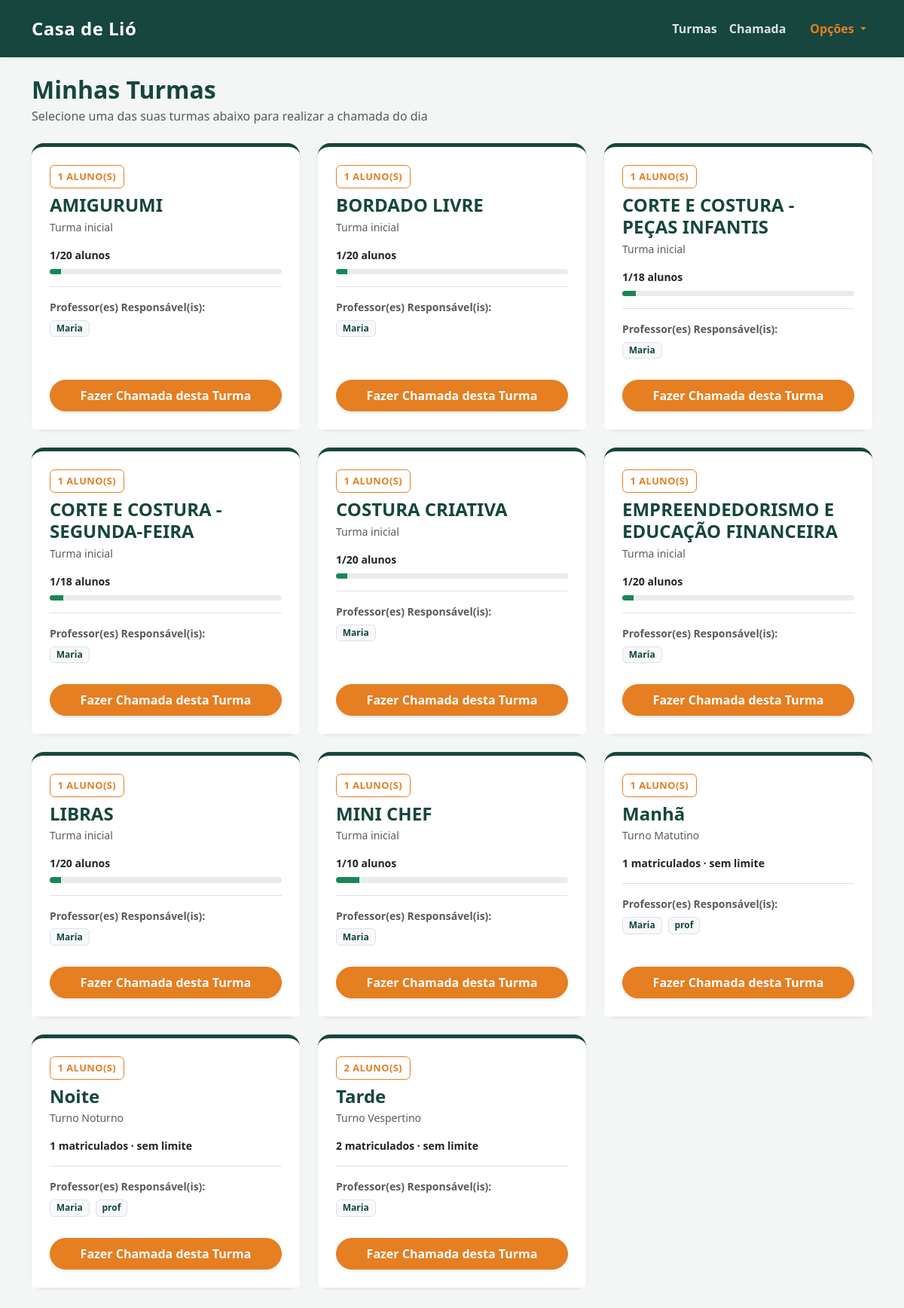
The app's page /turmas (signed in) with its own data.
### tables this page shows
CREATE TABLE turmas (
            id INTEGER PRIMARY KEY AUTOINCREMENT,
            nome TEXT UNIQUE NOT NULL,
            descricao TEXT
        , limite_alunos INTEGER);

CREATE TABLE usuarios (
        id INTEGER PRIMARY KEY AUTOINCREMENT,
        login TEXT UNIQUE NOT NULL,
        senha TEXT NOT NULL,
        perfil TEXT NOT NULL
    );

### app.py (the view)
@app.get("/turmas", response_class=HTMLResponse)
async def tela_turmas(request: Request, sucesso: str = None, erro: str = None):
    usuario = obter_usuario_atual(request)
    if not usuario:
        return RedirectResponse(url="/login", status_code=303)
    conexao = pegar_conexao()
    turmas_permitidas = obter_turmas_permitidas(conexao, usuario)
    todas_turmas_db = conexao.execute('''
        SELECT t.id, t.nome, t.descricao, t.limite_alunos,
               (SELECT COUNT(*) FROM alunos a WHERE a.turma = t.nome) as total_alunos
        FROM turmas t
        ORDER BY t.nome ASC
    ''').fetchall()
    lista_turmas = []
    for t in todas_turmas_db:
        if usuario['perfil'] != 'coordenacao' and t['nome'] not in turmas_permitidas:
            continue
        profs_t = conexao.execute('''
            SELECT u.id, u.login
            FROM professor_turmas pt
            JOIN usuarios u ON pt.usuario_id = u.id
            WHERE pt.turma_nome = ?
            ORDER BY u.login ASC
        ''', (t['nome'],)).fetchall()
        lista_turmas.append({
            "id": t['id'],
            "nome": t['nome'],
            "descricao": t['descricao'] or "Curso / Turma Ativa",
            "total_alunos": t['total_alunos'],
            "limite_alunos": t['limite_alunos'],
            "ocupacao_percentual": min(100, round(t['total_alunos'] * 100 / t['limite_alunos'])) if t['limite_alunos'] else 0,
            "lotada": t['limite_alunos'] is not None and t['total_alunos'] >= t['limite_alunos'],
            "professores": [p['login'] for p in profs_t],
            "professores_ids": [p['id'] for p in profs_t]
        })
    professores_sistema = []
    if usuario['perfil'] == 'coordenacao':
        profs_db = conexao.execute("SELECT id, login FROM usuarios WHERE perfil = 'professor' ORDER BY login ASC").fetchall()
        for p in profs_db:
            pt_rows = conexao.execute("SELECT turma_nome FROM professor_turmas WHERE usuario_id = ? ORDER BY turma_nome ASC", (p['id'],)).fetchall()
            professores_sistema.append({
                "id": p['id'],
                "login": p['login'],
                "turmas": [r['turma_nome'] for r in pt_rows]
            })
    conexao.close()
    return templates.TemplateResponse(
        request=request,
        name="turmas.html",
        context={
            "turmas": lista_turmas,
            "professores": professores_sistema,
            "usuario_atual": usuario,
            "sucesso": sucesso,
            "erro": erro
        }
    )

### templates/turmas.html (shortened to what this page needs)
{% extends 'base.html' %}
{% block conteudo %}
<div class="row mb-4 align-items-center">
    <div class="col-md-8">
        {% if request.session.get('perfil') == 'coordenacao' %}
            <h2 class="text-primary fw-bold mb-1">Gestão de Turmas & Cursos</h2>
            <p class="text-muted mb-0">Cadastre novos cursos, vincule os professores responsáveis e acesse a chamada de cada turma</p>
        {% else %}
            <h2 class="text-primary fw-bold mb-1">Minhas Turmas</h2>
            <p class="text-muted mb-0">Selecione uma das suas turmas abaixo para realizar a chamada do dia</p>
        {% endif %}
    </div>
</div>
<div class="row mb-5">
    {% if turmas %}
        {% for t in turmas %}
        <div class="col-md-6 col-lg-4 mb-4">
            <div class="card shadow-sm border-0 h-100 d-flex flex-column justify-content-between" style="border-radius: 1.2rem; border-top: 5px solid var(--verde-adra) !important;">
                <div class="card-body p-4">
                    <div class="d-flex justify-content-between align-items-start mb-2">
                        <span class="badge-institucional">{{ t['total_alunos'] }} aluno(s)</span>
                    </div>
                    <h4 class="fw-bold text-primary mt-2 mb-1">{{ t['nome'] }}</h4>
                    <p class="text-muted small mb-3">{{ t['descricao'] }}</p>
                    <div class="capacity-summary mb-3">
                        <div class="d-flex justify-content-between align-items-center gap-2 mb-2">
                            <span class="small fw-semibold text-dark">
                                {% if t['limite_alunos'] is none %}{{ t['total_alunos'] }} matriculados · sem limite{% else %}{{ t['total_alunos'] }}/{{ t['limite_alunos'] }} alunos{% endif %}
                            </span>
                        </div>
                        {% if t['limite_alunos'] is not none %}
                        <div class="progress" role="progressbar" aria-label="Ocupação da turma {{ t['nome'] }}" aria-valuenow="{{ t['total_alunos'] }}" aria-valuemin="0" aria-valuemax="{{ t['limite_alunos'] }}" style="height: .45rem;">
                            <div class="progress-bar {% if t['lotada'] %}bg-danger{% else %}bg-success{% endif %}" style="width: {{ t['ocupacao_percentual'] }}%"></div>
                        </div>
                        {% endif %}
                    </div>
                    <div class="mt-3 pt-3 border-top">
                        <small class="text-muted fw-semibold d-block mb-1">Professor(es) Responsável(is):</small>
                        {% if t['professores'] %}
                            {% for prof_login in t['professores'] %}
                                <span class="badge bg-light text-primary border me-1 mb-1"> {{ prof_login }}</span>
                            {% endfor %}
                        {% else %}
                            <span class="badge bg-light text-muted border">Nenhum professor vinculado</span>
                        {% endif %}
                    </div>
                </div>
                <div class="card-footer bg-white border-0 p-4 pt-0">
                    <a href="/?turma={{ t['nome'] }}" class="btn btn-warning w-100 rounded-pill fw-bold text-white shadow-sm py-2">
                         Fazer Chamada desta Turma
                    </a>
                </div>
            </div>
        </div>
        {% endfor %}
    {% endif %}
</div>
{% endblock %}

### templates/base.html (style rules this page uses)
:root { --verde-adra: #16463d; --laranja-adra: #e67e22; --fundo-cinza: #f4f6f5; }
body { background-color: var(--fundo-cinza) !important; font-family: 'Segoe UI', Tahoma, Geneva, Verdana, sans-serif; }
.text-primary { color: var(--verde-adra) !important; }
.btn-warning { background-color: var(--laranja-adra) !important; border-color: var(--laranja-adra) !important; color: white !important; }
.card { border-radius: 1rem !important; border: none; transition: transform 0.2s ease-in-out; }
.badge-institucional { background-color: transparent; color: var(--laranja-adra); border: 1.5px solid var(--laranja-adra); padding: 0.3rem 0.6rem; border-radius: 0.4rem; font-size: 0.80rem; font-weight: 700; text-transform: uppercase; letter-spacing: 0.5px; }

### records on screen
turmas: total_alunos "1", nome "AMIGURUMI", descricao "Turma inicial", limite_alunos "20", {{ t['ocupacao_percentual'] }} 5 (drawn)
usuarios: login "Maria"
turmas: total_alunos "1", nome "BORDADO LIVRE", descricao "Turma inicial", limite_alunos "20", {{ t['ocupacao_percentual'] }} 5 (drawn)
turmas: total_alunos "1", nome "CORTE E COSTURA - PEÇAS INFANTIS", descricao "Turma inicial", limite_alunos "18", {{ t['ocupacao_percentual'] }} 6 (drawn)
turmas: total_alunos "1", nome "CORTE E COSTURA - SEGUNDA-FEIRA", descricao "Turma inicial", limite_alunos "18", {{ t['ocupacao_percentual'] }} 6 (drawn)
turmas: total_alunos "1", nome "COSTURA CRIATIVA", descricao "Turma inicial", limite_alunos "20", {{ t['ocupacao_percentual'] }} 5 (drawn)
turmas: total_alunos "1", nome "EMPREENDEDORISMO E EDUCAÇÃO FINANCEIRA", descricao "Turma inicial", limite_alunos "20", {{ t['ocupacao_percentual'] }} 5 (drawn)
turmas: total_alunos "1", nome "LIBRAS", descricao "Turma inicial", limite_alunos "20", {{ t['ocupacao_percentual'] }} 5 (drawn)
turmas: total_alunos "1", nome "MINI CHEF", descricao "Turma inicial", limite_alunos "10"
turmas: total_alunos "1", nome "Manhã", descricao "Turno Matutino"
usuarios: login "prof"
turmas: total_alunos "1", nome "Noite", descricao "Turno Noturno"
turmas: total_alunos "2", nome "Tarde", descricao "Turno Vespertino"
